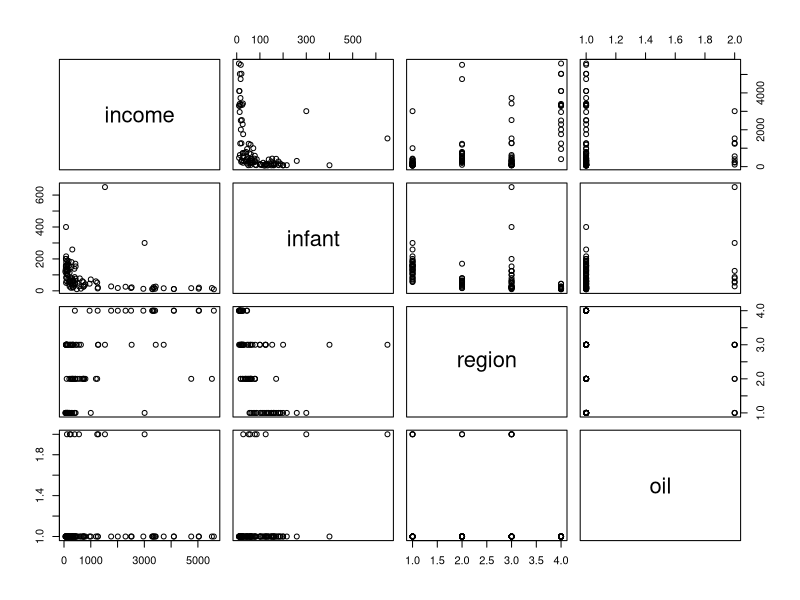
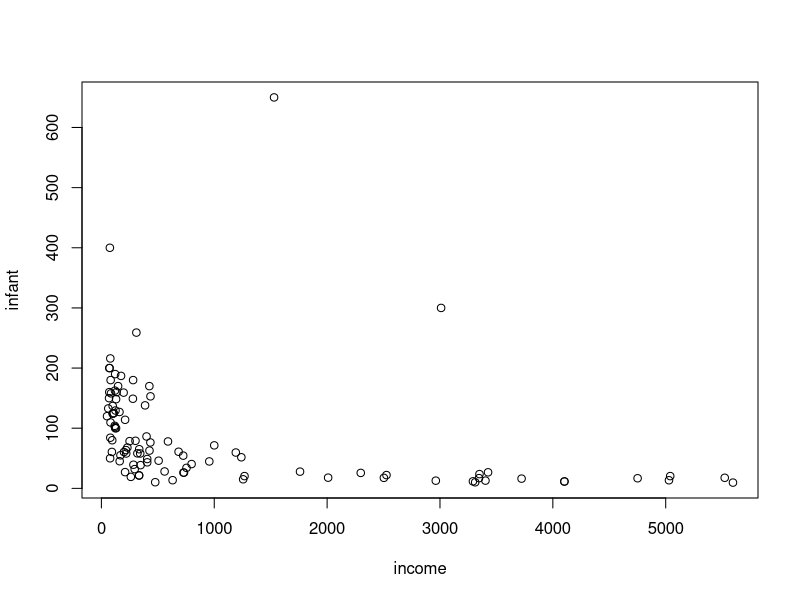
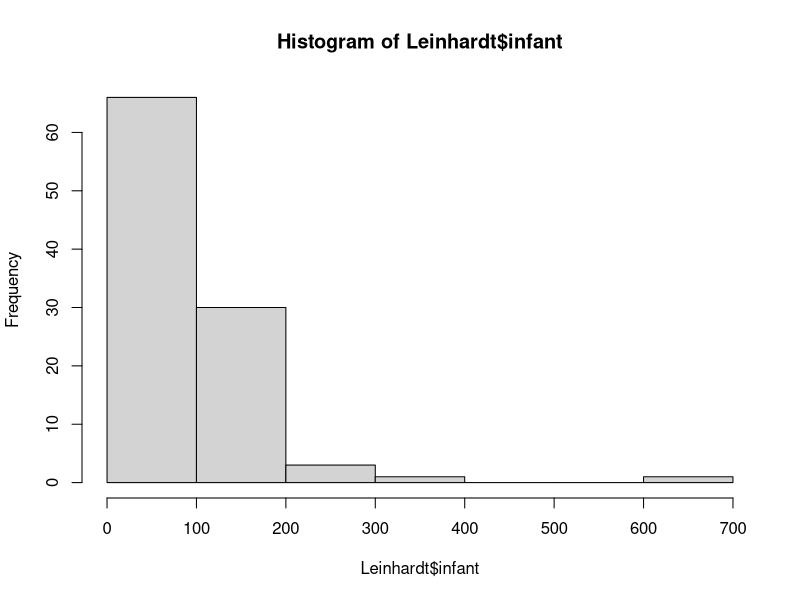
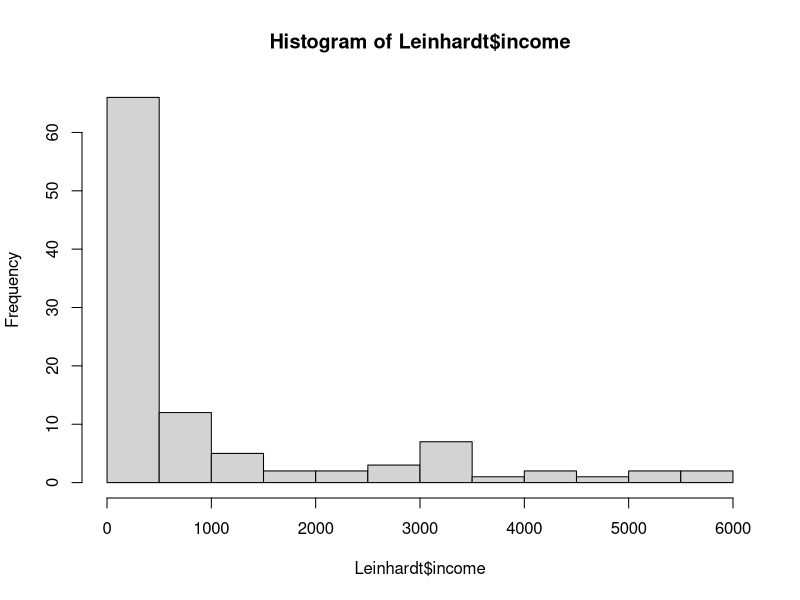
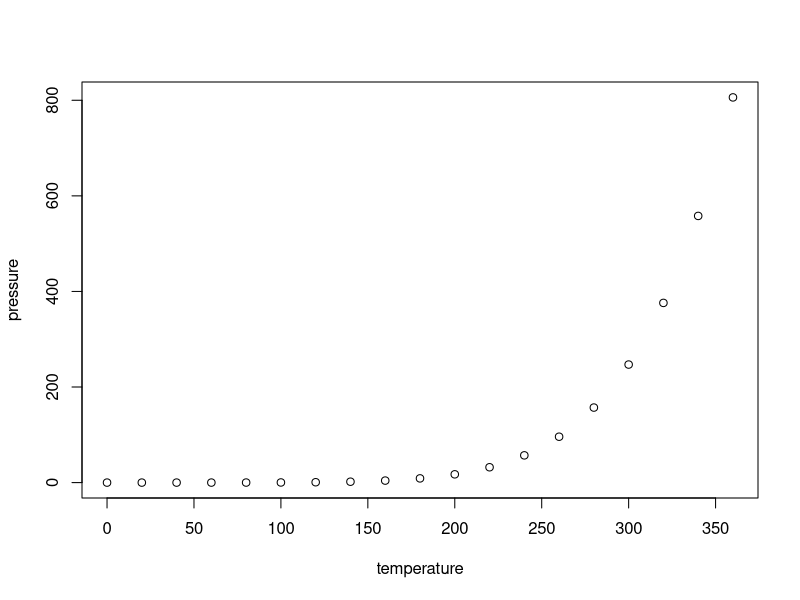

Recreate these plots in R, in order.
## ---- chunk 1
knitr::opts_chunk$set(echo = TRUE)
## ---- chunk 2
library("car")
data("Leinhardt")
?Leinhardt
head(Leinhardt)
## ---- chunk 3
str(Leinhardt)
## ---- chunk 4
pairs(Leinhardt)
## ---- chunk 5
plot(infant ~ income, data=Leinhardt)
## ---- chunk 6
hist(Leinhardt$infant)
## ---- chunk 7
hist(Leinhardt$income)
## ---- chunk 8
plot(pressure)
